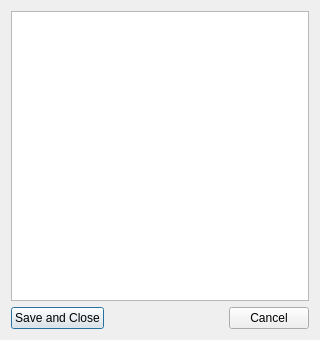
<?xml version="1.0" encoding="UTF-8"?>
<ui version="4.0">
 <class>ConfigDialog</class>
 <widget class="QDialog" name="ConfigDialog">
  <property name="geometry">
   <rect>
    <x>0</x>
    <y>0</y>
    <width>320</width>
    <height>340</height>
   </rect>
  </property>
  <property name="windowTitle">
   <string>Dialog</string>
  </property>
  <layout class="QVBoxLayout" name="verticalLayout_2">
   <item>
    <layout class="QVBoxLayout" name="verticalLayout" stretch="95,5">
     <item>
      <widget class="QTableWidget" name="settings">
       <property name="horizontalScrollBarPolicy">
        <enum>Qt::ScrollBarAlwaysOff</enum>
       </property>
       <property name="showDropIndicator" stdset="0">
        <bool>false</bool>
       </property>
       <property name="selectionMode">
        <enum>QAbstractItemView::NoSelection</enum>
       </property>
       <property name="gridStyle">
        <enum>Qt::SolidLine</enum>
       </property>
       <property name="wordWrap">
        <bool>false</bool>
       </property>
       <property name="cornerButtonEnabled">
        <bool>false</bool>
       </property>
       <attribute name="horizontalHeaderVisible">
        <bool>false</bool>
       </attribute>
       <attribute name="horizontalHeaderStretchLastSection">
        <bool>true</bool>
       </attribute>
       <attribute name="verticalHeaderVisible">
        <bool>false</bool>
       </attribute>
       <attribute name="verticalHeaderStretchLastSection">
        <bool>false</bool>
       </attribute>
       <column>
        <property name="text">
         <string>Property</string>
        </property>
       </column>
       <column>
        <property name="text">
         <string>Value</string>
        </property>
       </column>
      </widget>
     </item>
     <item>
      <layout class="QHBoxLayout" name="horizontalLayout">
       <item>
        <widget class="QPushButton" name="bSave">
         <property name="text">
          <string>Save and Close</string>
         </property>
        </widget>
       </item>
       <item>
        <spacer name="horizontalSpacer">
         <property name="orientation">
          <enum>Qt::Horizontal</enum>
         </property>
         <property name="sizeHint" stdset="0">
          <size>
           <width>40</width>
           <height>20</height>
          </size>
         </property>
        </spacer>
       </item>
       <item>
        <widget class="QPushButton" name="bCancel">
         <property name="text">
          <string>Cancel</string>
         </property>
        </widget>
       </item>
      </layout>
     </item>
    </layout>
   </item>
  </layout>
 </widget>
 <resources/>
 <connections/>
</ui>
